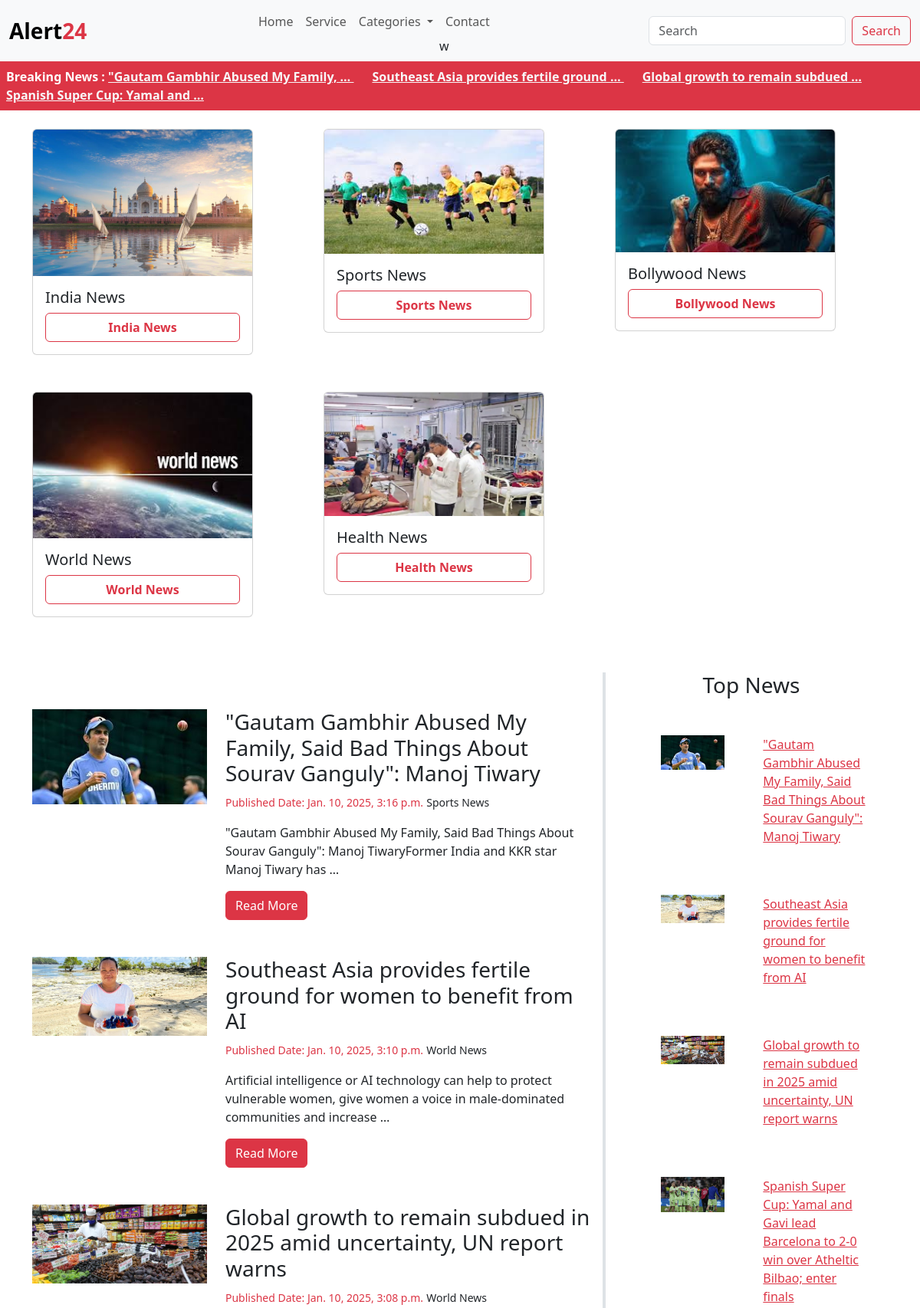
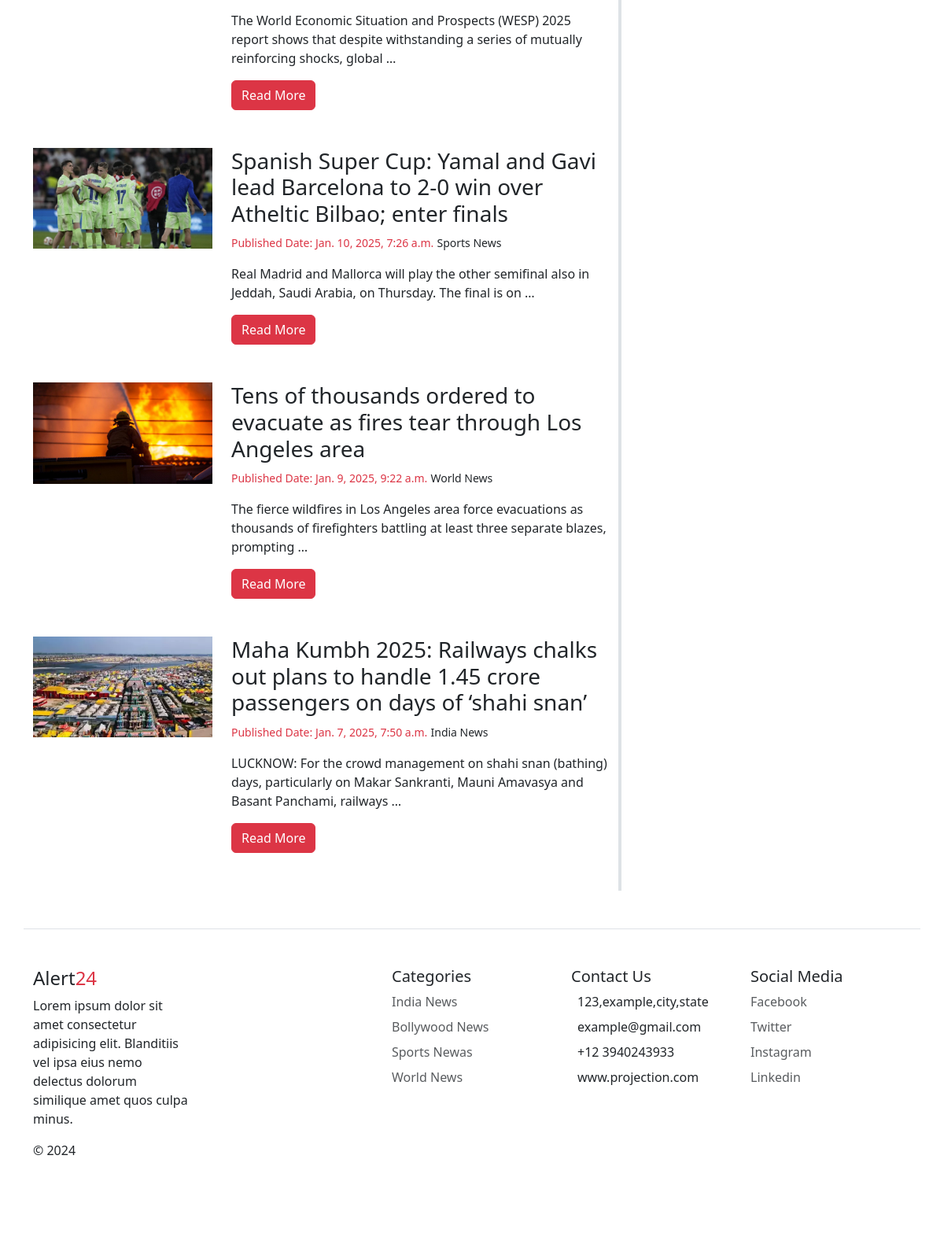
The page / on the database its author committed (2 pictures, top to bottom).
### main/models.py (models this page shows)
class News(models.Model):
    category =models.ForeignKey(Categories, on_delete=models.CASCADE)
    title=models.CharField(max_length=250)
    description=models.TextField()
    image=models.ImageField(upload_to='news/')
    date=models.DateTimeField(auto_now=True)
    class Meta:
        verbose_name_plural='News'

class Categories(models.Model):
    title= models.CharField(max_length=250)
    image= models.ImageField(upload_to='category/')
    class Meta:
        verbose_name_plural='Category'
    def __str__(self):
        return self.title

### alert24/views.py (the view)
# urls.py: path('',views.home, name ='home'),
def home(request):
    category = Categories.objects.all()
    allNews= News.objects.all().order_by('-id')
    topNews=News.objects.all().order_by('-id')[ :4] #% used for slice the news and display only limietd news#
    context={
            'categories': category,
            'allNews': allNews,
            'topNews':topNews
            }
    return render(request,'index.html', context)

### templates/index.html
{% extends "base.html" %}
{% block news %}
<section>
  <div class="container">
    <div class="row my-5">
      <div class="col-md-8 border-end border-4">
        {% for news in allNews %}
        <div class="row  my-5">
          <div class="col-md-4">
            <img src="/media/{{ news.image }}" alt="" class='img-fluid'>
          </div>
          <div class="col-md-8">
            <h3>{{news.title}}</h3>
            <small class='text-danger'> Published Date: {{ news.date }}</small>
            <small>{{ news.category }}</small>
            <p class='mt-3'>{{news.description |  truncatewords:20}}</p>
            <a href="{% url 'dynamic' news.id %}" class='btn btn-danger'>Read More</a>
          </div>
        </div>
        {% endfor %}
      </div>
      <div class="col-md-4">
        <h3 class='text-center'>Top News</h3>
      {% for news in  topNews %}
      <a href="" class='link-danger'>
        <div class="row mt-5 ms-5">
          <div class="col-md-4">
            <img src="/media/{{ news.image }}" alt="" class='img-fluid'>
          </div>
          <div class="col-md-6 offset-1">
            <p class=''>{{ news.title  }}</p>
          </div>
        </div>
       </a>
      {% endfor %}
      </div>
    </div>
  </div>
</section>
{% endblock news %}

### templates/base.html (shortened to what this page needs)
<!DOCTYPE html>
<html lang="en">
<head>
    <link href="https://cdn.jsdelivr.net/npm/bootstrap@5.3.3/dist/css/bootstrap.min.css" rel="stylesheet">
    <link rel="stylesheet" href="static/css/style.css">
</head>
<body>
    <nav class="navbar navbar-expand-lg bg-body-tertiary">
        <div class="container-fluid">
          <a class="navbar-brand fw-bold fs-3" href="{% url 'home'%}">Alert<span class='text-danger '>24</span></a>
          <div class="collapse navbar-collapse" id="navbarSupportedContent">
            <ul class="navbar-nav m-auto mb-2 mb-lg-0  ">
              <li class="nav-item">
                <a class="nav-link " aria-current="page" href="{% url 'home'%}">Home</a>
              </li>
              <li class="nav-item">
                <a class="nav-link" href="#">Service</a>
              </li>
              <li class="nav-item dropdown">
                <a class="nav-link dropdown-toggle" href="#" role="button" data-bs-toggle="dropdown" aria-expanded="false">
                  Categories
                </a>
              </li>
              <li class="nav-item">
                <a class="nav-link" href="#">Contact</a>w
              </li>
            </ul>
            <form class="d-flex" role="search">
              <input class="form-control me-2" type="search" placeholder="Search" aria-label="Search">
              <button class="btn btn-outline-danger" type="submit" >Search</button>
            </form>
          </div>
        </div>
      </nav>
      <marquee onmouseover='stop()' onmouseleave='start()' class='bg-danger text-white p-2 fw-bold'> Breaking News :
        {% for top in  topNews %}
        <a href="" class='link-light me-4'>
          {{ top.title | truncatewords:5 }}
        </a>
        {% endfor %}
      </marquee>
<section class='categories'>
<div class="container">
  <div class="row">
    {% for category in categories %}
    <div class="col-lg-4 my-4">
      <div class="card text-decoration-none" style="width: 18rem;">
          <img src="/media/{{category.image}}" class="card-img-top" alt="...">
          <div class="card-body">
          <h5 class="card-title">{{category.title}}</h5>
          <a href="
          {% if category.title == 'India News' %}
              {% url 'india' %}
          {% elif category.title == 'World News' %}
              {% url 'world' %}
          {% elif category.title == 'Health News' %}
              {% url 'health' %}
          {% endif %}
          " class="btn btn-outline-danger  w-100 fw-bold">
          {{category.title}}
        </a>
          </div>
      </div>
  </div>
    {% endfor %}
  </div>
</div>
</section>
      {% block news %}{% endblock news %}
     <div class="container">
        <footer class="row row-cols-1 row-cols-sm-2 row-cols-md-5 py-5 my-5 border-top">
          <div class="col mb-3">
            <h4>Alert<span class='text-danger'>24</span></h4>
            <p>Lorem ipsum dolor sit amet consectetur adipisicing elit. Blanditiis vel ipsa eius nemo delectus dolorum similique amet quos culpa minus.</p>
            <p>© 2024</p>
          </div>
          <div class="col mb-3">
          </div>
          <div class="col mb-3">
            <h5>Categories</h5>
            <ul class="nav flex-column">
              <li class="nav-item mb-2"><a href="#" class="nav-link p-0 text-body-secondary">India News</a></li>
              <li class="nav-item mb-2"><a href="#" class="nav-link p-0 text-body-secondary">Bollywood News</a></li>
              <li class="nav-item mb-2"><a href="#" class="nav-link p-0 text-body-secondary">Sports Newas</a></li>
              <li class="nav-item mb-2"><a href="#" class="nav-link p-0 text-body-secondary">World News</a></li>
            </ul>
          </div>
          <div class="col mb-3">
            <h5>Contact Us</h5>
            <p class='m-2'>123,example,city,state</p>
            <p class='m-2'>example@gmail.com</p>
            <p class='m-2'>+12 3940243933</p>
            <p class='m-2'>www.projection.com</p>
          </div>
          <div class="col mb-3">
            <h5>Social Media</h5>
            <ul class="nav flex-column">
              <li class="nav-item mb-2"><a href="#" class="nav-link p-0 text-body-secondary">Facebook</a></li>
              <li class="nav-item mb-2"><a href="#" class="nav-link p-0 text-body-secondary">Twitter</a></li>
              <li class="nav-item mb-2"><a href="#" class="nav-link p-0 text-body-secondary">Instagram</a></li>
              <li class="nav-item mb-2"><a href="#" class="nav-link p-0 text-body-secondary">Linkedin</a></li>
            </ul>
          </div>
        </footer>
      </div>
</body>
</html>

### rows shown on the page
News: title "\"Gautam Gambhir Abused My Family, …", image (picture), title "\"Gautam Gambhir Abused My Family, Said Bad Things About Sourav Ganguly\": Manoj Tiwary", date "Jan. 10, 2025, 3:16 p.m.", category "Sports News", description "\"Gautam Gambhir Abused My Family, Said Bad Things About Sourav Ganguly\": Manoj TiwaryFormer India and KKR star Manoj Tiwary has …"
News: title "Southeast Asia provides fertile ground …", image (picture), title "Southeast Asia provides fertile ground for women to benefit from AI", date "Jan. 10, 2025, 3:10 p.m.", category "World News", description "Artificial intelligence or AI technology can help to protect vulnerable women, give women a voice in male-dominated communities and increase …"
News: title "Global growth to remain subdued …", image (picture), title "Global growth to remain subdued in 2025 amid uncertainty, UN report warns", date "Jan. 10, 2025, 3:08 p.m.", category "World News", description "The World Economic Situation and Prospects (WESP) 2025 report shows that despite withstanding a series of mutually reinforcing shocks, global …"
News: title "Spanish Super Cup: Yamal and …", image (picture), title "Spanish Super Cup: Yamal and Gavi lead Barcelona to 2-0 win over Atheltic Bilbao; enter finals", date "Jan. 10, 2025, 7:26 a.m.", category "Sports News", description "Real Madrid and Mallorca will play the other semifinal also in Jeddah, Saudi Arabia, on Thursday. The final is on …"
Categories: image (picture), title "India News"
Categories: image (picture), title "Sports News"
Categories: image (picture), title "Bollywood News"
Categories: image (picture), title "World News"
Categories: image (picture), title "Health News"
News: image (picture), title "Tens of thousands ordered to evacuate as fires tear through Los Angeles area", date "Jan. 9, 2025, 9:22 a.m.", category "World News", description "The fierce wildfires in Los Angeles area force evacuations as thousands of firefighters battling at least three separate blazes, prompting …"
News: image (picture), title "Maha Kumbh 2025: Railways chalks out plans to handle 1.45 crore passengers on days of ‘shahi snan’", date "Jan. 7, 2025, 7:50 a.m.", category "India News", description "LUCKNOW: For the crowd management on shahi snan (bathing) days, particularly on Makar Sankranti, Mauni Amavasya and Basant Panchami, railways …"
